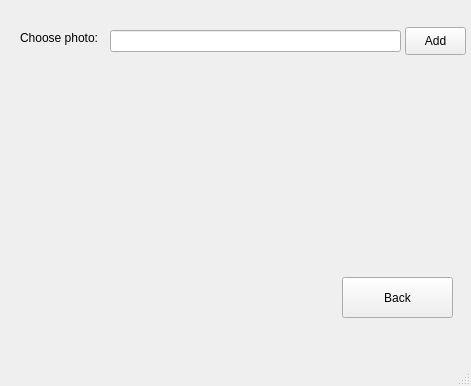
<?xml version="1.0" encoding="UTF-8"?>
<ui version="4.0">
 <class>MainWindow</class>
 <widget class="QMainWindow" name="MainWindow">
  <property name="geometry">
   <rect>
    <x>0</x>
    <y>0</y>
    <width>471</width>
    <height>386</height>
   </rect>
  </property>
  <property name="windowTitle">
   <string>MainWindow</string>
  </property>
  <widget class="QWidget" name="centralwidget">
   <widget class="QLabel" name="label_2">
    <property name="geometry">
     <rect>
      <x>20</x>
      <y>30</y>
      <width>91</width>
      <height>16</height>
     </rect>
    </property>
    <property name="text">
     <string>Choose photo:</string>
    </property>
   </widget>
   <widget class="QLineEdit" name="lineEdit">
    <property name="geometry">
     <rect>
      <x>110</x>
      <y>30</y>
      <width>291</width>
      <height>22</height>
     </rect>
    </property>
   </widget>
   <widget class="QLabel" name="label_3">
    <property name="geometry">
     <rect>
      <x>140</x>
      <y>80</y>
      <width>168</width>
      <height>168</height>
     </rect>
    </property>
    <property name="text">
     <string/>
    </property>
   </widget>
   <widget class="QPushButton" name="pushButton">
    <property name="geometry">
     <rect>
      <x>342</x>
      <y>277</y>
      <width>111</width>
      <height>41</height>
     </rect>
    </property>
    <property name="text">
     <string>Back</string>
    </property>
   </widget>
   <widget class="QPushButton" name="pushButton_2">
    <property name="geometry">
     <rect>
      <x>405</x>
      <y>27</y>
      <width>61</width>
      <height>28</height>
     </rect>
    </property>
    <property name="text">
     <string>Add</string>
    </property>
   </widget>
  </widget>
  <widget class="QMenuBar" name="menubar">
   <property name="geometry">
    <rect>
     <x>0</x>
     <y>0</y>
     <width>471</width>
     <height>26</height>
    </rect>
   </property>
  </widget>
  <widget class="QStatusBar" name="statusbar"/>
 </widget>
 <resources/>
 <connections/>
</ui>
